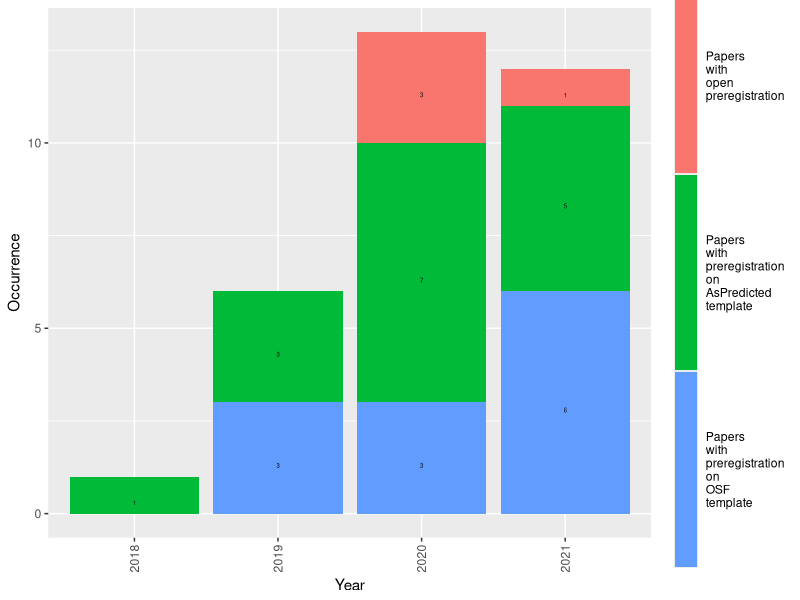

Source code (R): (Note: this script raises an error after producing the figure.)
## ---- chunk 1
library(ggplot2)
library(lubridate)
library(stringr)
library(dplyr)
library(tidyr)
## ---- chunk 2
year <- rep(c(2018, 2019, 2020, 2021), each=3)
year <- as.factor(year)
type <- rep(c('Papers with preregistration on AsPredicted template', 'Papers with preregistration on OSF template', 'Papers with open preregistration'), times=4)


Occurrence <- c(1, 0, 0,
          3, 3, 0,
          7, 3, 3,
          5, 6, 1)
label <- Occurrence

df = data.frame(year=year, type=type, Occurrence=Occurrence, label=label)

df$newtype = str_wrap(df$type, width = 5)

df <- df %>% group_by(newtype, year) %>% 
  arrange(desc(newtype)) %>%
  group_by(year) %>%
  mutate(pos = cumsum(Occurrence) - Occurrence/2) 
df <- df %>% mutate(label = ifelse(label == 0, NA, label))


g <- ggplot(df %>% filter(!is.na(label))) + 
    geom_bar(aes(fill=newtype, y=Occurrence, x=year), position="stack", stat="identity") +
    geom_text(aes(x=year, y=pos, label = prettyNum(label, big.mark = ",")), vjust = 2,  size = 1.5) +
    theme(legend.title = element_blank(), legend.key.height=unit(5, "cm")) +
      theme(axis.text.x = element_text(angle = 90, vjust = 0.5, hjust=1), 
            axis.title.x = element_text(vjust=0.5)) +
  labs(x="Year")

ggsave(g, file="~/Desktop/study_1_vis_1.svg")
## ---- chunk 3
categories <- c("A-priori Description", "Primary hypothesis", "Variables", "Analysis Plan", "Study Plan", "Analysis Script", "Sampling Plan", "Additional Information")

counts_occ <- c(16, 38, 43, 43, 43, 6, 43, 19)
counts_repl <- c(16, 32, 14, 26, 17, 6, 23, 19)
counts_cons <- rep(46, 8) - c(30, 28, 35, 26, 11, 40, 15, 27)

counts_percentage_label <- percent(counts_repl / counts_occ)

count_df <- data.frame(preregistered_information=counts_occ, replicable_preregistered_information=counts_repl, consistent_preregistered_information=counts_cons, categories=categories, counts_percentage_label=as.character(counts_percentage_label))

count_df2 <- pivot_longer(count_df, cols=c('preregistered_information', 'replicable_preregistered_information', 'consistent_preregistered_information'), names_to='variable', values_to = "value")
count_df2$categories = str_wrap(count_df2$categories, width = 10)

count_df2$categories <- factor(count_df2$categories, levels=unique(count_df2$categories))
count_df2$variable <- factor(count_df2$variable, levels=c('preregistered_information', 'replicable_preregistered_information', 'consistent_preregistered_information') )

count_df2 <- count_df2 %>%
  mutate(label = as.character(value))

count_df2 <- count_df2 %>%
  mutate(new_variable_2 = ifelse(variable=="preregistered_information", "Preregistered\ninformation", 
                               ifelse(variable=="replicable_preregistered_information", "Replicable\npreregistered\ninformation", 
                                      "Consistent\npreregistered\ninformation")))

count_df2$new_variable = factor(count_df2$new_variable_2, levels=c('Preregistered\ninformation', 'Replicable\npreregistered\ninformation', 'Consistent\npreregistered\ninformation'))

g2 <- ggplot(count_df2, aes(y=value, x=categories, fill=new_variable)) + 
    geom_col(position="dodge") +
      labs(x = "Preregistered Information", y = "Occurrence") + 
    geom_text(aes(y=value, x=categories, label=value), vjust=-0.5, position=position_dodge(0.9), size=1.5) + 
    theme(legend.title = element_blank(), legend.key.height=unit(5, "cm")) +
    theme(axis.text.x = element_text(angle = 90, vjust = 0.5, hjust=1),
          axis.title.x = element_text(vjust=0.5))

ggsave(g2, file="~/Desktop/study_1_vis_2.svg")
